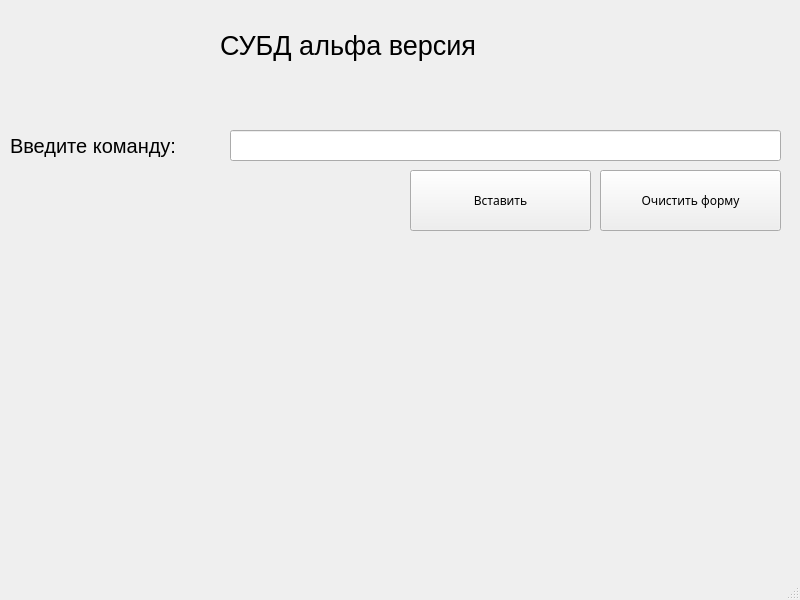
<?xml version="1.0" encoding="UTF-8"?>
<ui version="4.0">
 <class>MainWindow</class>
 <widget class="QMainWindow" name="MainWindow">
  <property name="geometry">
   <rect>
    <x>0</x>
    <y>0</y>
    <width>800</width>
    <height>600</height>
   </rect>
  </property>
  <property name="font">
   <font>
    <weight>50</weight>
    <bold>false</bold>
   </font>
  </property>
  <property name="contextMenuPolicy">
   <enum>Qt::DefaultContextMenu</enum>
  </property>
  <property name="acceptDrops">
   <bool>false</bool>
  </property>
  <property name="windowTitle">
   <string>СУБД</string>
  </property>
  <property name="styleSheet">
   <string notr="true">  QTextEdit { background: yellow }
</string>
  </property>
  <property name="tabShape">
   <enum>QTabWidget::Rounded</enum>
  </property>
  <widget class="QWidget" name="centralwidget">
   <widget class="QLabel" name="label">
    <property name="geometry">
     <rect>
      <x>220</x>
      <y>10</y>
      <width>311</width>
      <height>71</height>
     </rect>
    </property>
    <property name="font">
     <font>
      <pointsize>20</pointsize>
     </font>
    </property>
    <property name="mouseTracking">
     <bool>false</bool>
    </property>
    <property name="autoFillBackground">
     <bool>false</bool>
    </property>
    <property name="text">
     <string>СУБД альфа версия</string>
    </property>
   </widget>
   <widget class="QLineEdit" name="lineEdit">
    <property name="geometry">
     <rect>
      <x>230</x>
      <y>130</y>
      <width>551</width>
      <height>31</height>
     </rect>
    </property>
   </widget>
   <widget class="QLabel" name="label_2">
    <property name="geometry">
     <rect>
      <x>10</x>
      <y>110</y>
      <width>191</width>
      <height>71</height>
     </rect>
    </property>
    <property name="font">
     <font>
      <pointsize>15</pointsize>
     </font>
    </property>
    <property name="mouseTracking">
     <bool>false</bool>
    </property>
    <property name="autoFillBackground">
     <bool>false</bool>
    </property>
    <property name="text">
     <string>Введите команду:</string>
    </property>
   </widget>
   <widget class="QPushButton" name="pushButton">
    <property name="geometry">
     <rect>
      <x>600</x>
      <y>170</y>
      <width>181</width>
      <height>61</height>
     </rect>
    </property>
    <property name="font">
     <font>
      <family>Ubuntu Mono</family>
      <stylestrategy>PreferDefault</stylestrategy>
     </font>
    </property>
    <property name="cursor">
     <cursorShape>PointingHandCursor</cursorShape>
    </property>
    <property name="text">
     <string>Очистить форму</string>
    </property>
    <property name="autoDefault">
     <bool>false</bool>
    </property>
    <property name="default">
     <bool>false</bool>
    </property>
    <property name="flat">
     <bool>false</bool>
    </property>
   </widget>
   <widget class="QPushButton" name="pushButton_2">
    <property name="geometry">
     <rect>
      <x>410</x>
      <y>170</y>
      <width>181</width>
      <height>61</height>
     </rect>
    </property>
    <property name="font">
     <font>
      <family>Ubuntu Mono</family>
      <stylestrategy>PreferDefault</stylestrategy>
     </font>
    </property>
    <property name="cursor">
     <cursorShape>PointingHandCursor</cursorShape>
    </property>
    <property name="text">
     <string>Вставить</string>
    </property>
    <property name="autoDefault">
     <bool>false</bool>
    </property>
    <property name="default">
     <bool>false</bool>
    </property>
    <property name="flat">
     <bool>false</bool>
    </property>
   </widget>
  </widget>
  <widget class="QMenuBar" name="menubar">
   <property name="geometry">
    <rect>
     <x>0</x>
     <y>0</y>
     <width>800</width>
     <height>22</height>
    </rect>
   </property>
  </widget>
  <widget class="QStatusBar" name="statusbar"/>
 </widget>
 <resources/>
 <connections>
  <connection>
   <sender>pushButton</sender>
   <signal>clicked()</signal>
   <receiver>lineEdit</receiver>
   <slot>clear()</slot>
   <hints>
    <hint type="sourcelabel">
     <x>647</x>
     <y>231</y>
    </hint>
    <hint type="destinationlabel">
     <x>343</x>
     <y>181</y>
    </hint>
   </hints>
  </connection>
 </connections>
</ui>
